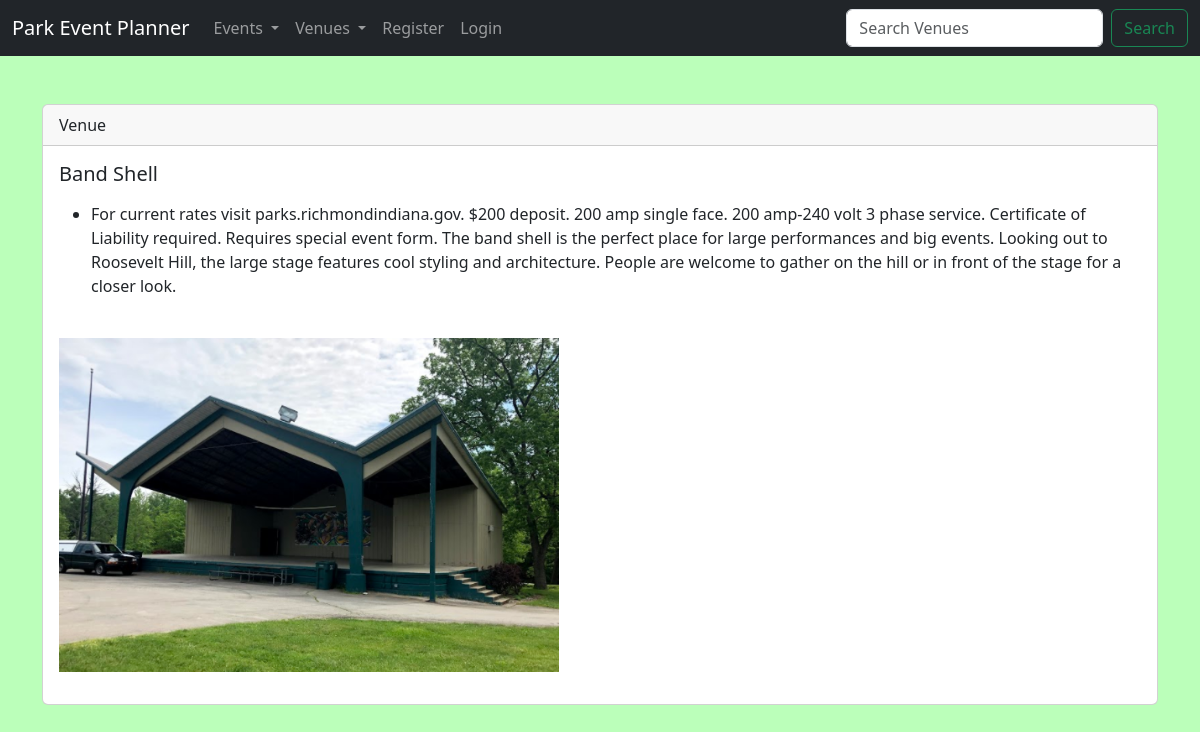
The page /show_venue/24 on the database its author committed.
### events/models.py (models this page shows)
class Venue(models.Model):
	name = models.CharField('Venue Name', max_length=120)
	description = models.TextField(blank=True)
	owner = models.IntegerField("Venue Owner", blank=False, default=1)
	venue_image = models.ImageField(null=True, blank=True, upload_to="images/")
	def __str__(self): # lets you click on a venue to access it
		return self.name

### events/views.py (the view)
# urls.py: path('show_venue/<venue_id>', views.show_venue, name="show-venue"),
def show_venue(request, venue_id):
	venue = Venue.objects.get(pk=venue_id)
	venue_owner = User.objects.get(pk=venue.owner)
	return render(request, 'events/show_venue.html', {'venue': venue, 'venue_owner': venue_owner})

### events/templates/events/show_venue.html
{% extends 'events/base.html' %}
{% block content %}
	<br/>
	<div class="card">
	  <div class="card-header">
	    Venue
	  </div>
	  <div class="card-body">
	    <h5 class="card-title">{{ venue }}</h5>
	    <p class="card-text">
	<ul>
		<li>{{ venue.description }}</li>
	</ul>
	<br/>
	{% if venue.venue_image %}
	<img src="{{ venue.venue_image.url }}" width=500>
	{% endif %}
	    </p>
	  </div>
	</div>
<br/>
<br/>
{% endblock %}

### static/css/parkstyle.css (style rules this page uses)
body { background: #bbffba }

### rows shown on the page
Venue: name "Band Shell", description "For current rates visit parks.richmondindiana.gov. $200 deposit. 200 amp single face. 200 amp-240 volt 3 phase service. Certificate of Liability required. Requires special event form. The band shell is the perfect place for large performances and big events. Looking out to Roosevelt Hill, the large stage features cool styling and architecture. People are welcome to gather on the hill or in front of the stage for a closer look.", venue_image (picture)
